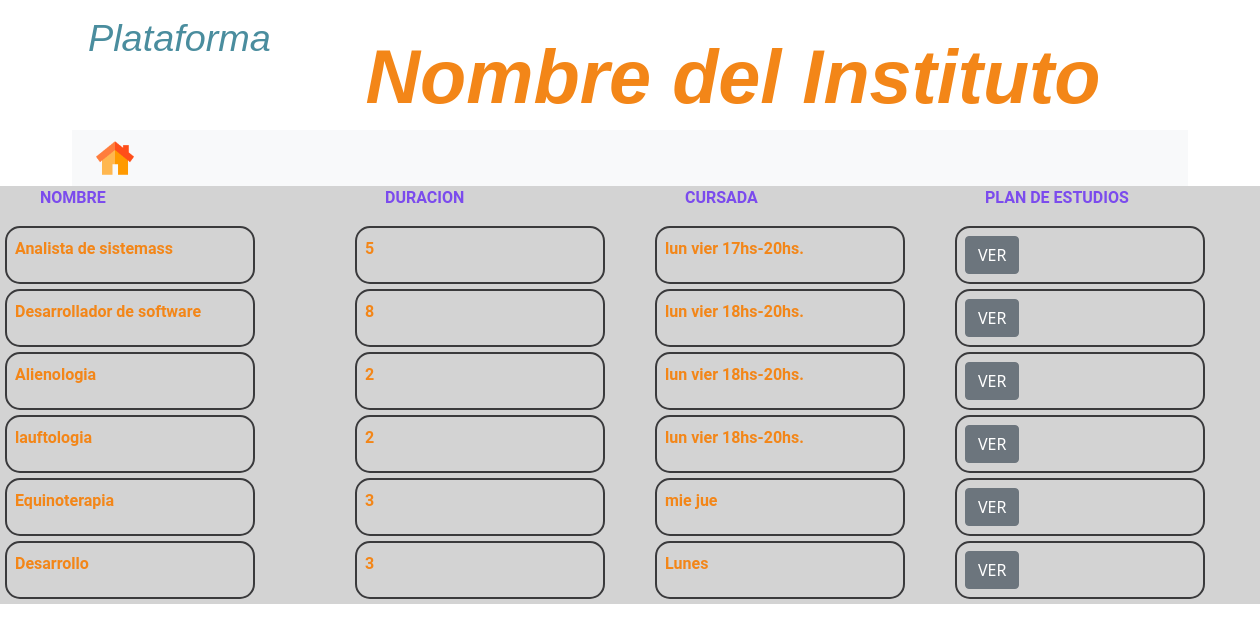
The page /Vista/vistaCarrera.php on the database as committed earlier.
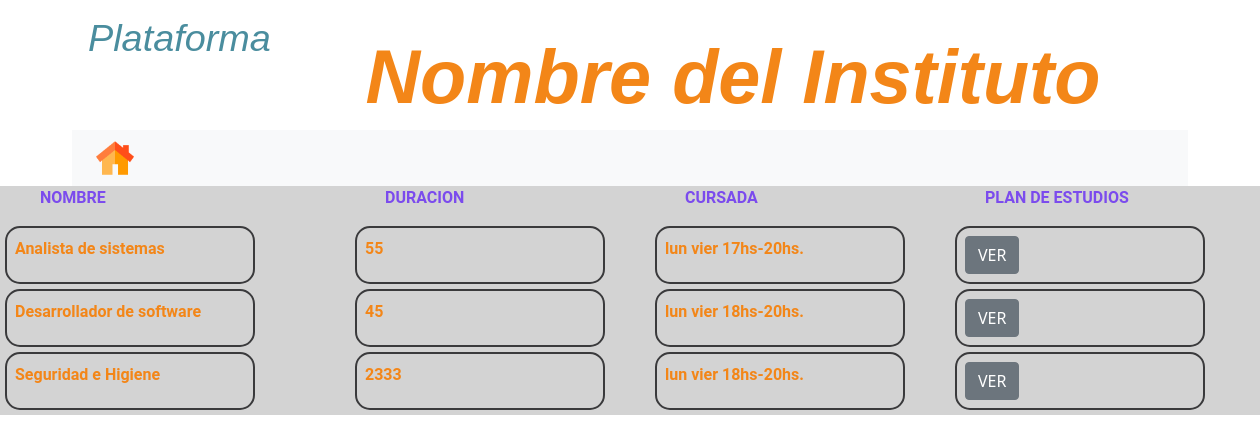
The same page on the database as committed later.
### tables this page shows
CREATE TABLE `carrera` (
  `id` int(11) NOT NULL,
  `ESTADO` varchar(3) NOT NULL,
  `nombre` varchar(255) NOT NULL,
  `codigo` varchar(255) NOT NULL,
  `duracion` varchar(255) NOT NULL,
  `resolucion` varchar(255) NOT NULL,
  `anio_caducidad` varchar(255) NOT NULL,
  `anio_resolucion` varchar(255) NOT NULL,
  `alta` varchar(255) NOT NULL,
  `comentarios` varchar(255) DEFAULT NULL,
  `cursada` varchar(255) NOT NULL,
  `plan` varchar(255) NOT NULL
);

### Vista/vistaCarrera.php (the view, shortened to what this page needs)
<!DOCTYPE html>
<html lang="en">
<head>
  <link rel="stylesheet" href="../css/vistaCarrera.css">
  <link href="https://cdn.jsdelivr.net/npm/bootstrap@5.1.3/dist/css/bootstrap.min.css" rel="stylesheet"
>
</head>
<body>
  <header>
    <div class="container">
      <div class="row d-flex flex-row">
        <div class="col-10 col-md-2 superior">
          <div id="plataforma" class="d-flex flex-column ">
            <h2>Plataforma</h2>
          </div>
        </div>
        <div class="col superior d-flex justify-content-center align-content-center  ">
          <div id="titulo">
            <h1 style="color: #f38618;">Nombre del Instituto</h1>
          </div>
        </div>
      </div>
    </div>
    <div>
      <div class="container">
        <div class="row">
          <div class="col">
            <nav class="navbar navbar-expand-lg navbar-light bg-light">
              <div class="container-fluid ">
                <div class="imgHome">
                  <a aria-current="page" href="index.html"><img src="../img/home3.png" alt="Inicio" width="40" height="40"></a>
                </div>
              </div>
            </nav>
          </div>
        </div>
      </div>
    </div>
  </header>
<div>
    <section>
        <div class="row d-flex justify-content-center align-items-center">
          <div id="bodyprincipal">
                <div class="titulosChicos">
                    <div><p>NOMBRE</p></div>
                    <div><p>DURACION</p></div>
                    <div><p>CURSADA</p></div>
                    <div><p>PLAN DE ESTUDIOS</p></div>
                </div>
           </div>
            <?php
              include("../Modelo/Conexion.php");
              $consultaAl = "SELECT * FROM carrera";
              $resultado = mysqli_query($conexion,$consultaAl);
              while($consulta = mysqli_fetch_array($resultado)){
                $nombre =   $consulta["nombre"];
                $duracion =  $consulta["duracion"];
                $cursada =  $consulta["cursada"];
                echo "<form id=". "'" . "bodyprincipal". "'" . "action=". "'" . "administrar_vistaCarrera.php". "'" . "method=". "'" . "post" . "'" . ">
                <div class=". "'" . "espacioBlanco". "'". ">
                <div class=". "'". "info" . "'" ."> <label id=" . "'" . "inputt" . "'" .">". $nombre ."</label></div>
                <div class=". "'". "info". "'" ."> <label id=" . "'" . "inputt" . "'" .">". $duracion ."</label></div>
                <div class=". "'". "info" . "'" ."> <label id=" . "'" . "inputt" . "'" .">". $cursada."</label></div>
                 <div class=". "'". "info". "'". "><a href=". "'". "https://drive.google.com/file/d/1Mb-TiHWj4du0EmX9Cf3E3uKoDG0xibxM/view?usp=sharing". "'" . " target=". "'". "_blank". "'". " ><input type =". "'". "button". "'" . "value= ". "'" . "VER" . "'" . "name=". "'". "envio" . "'" . "class=" . "'" . "btn btn-secondary". "'". "></a></div>
                </div>
                </form> ";
              }
            ?>
        </div>
    </section>
</div>
</body>
</html>

### css/vistaCarrera.css (style rules this page uses)
* { margin: 0; padding: 0; box-sizing: border-box; }
body { width: 100%; height: 100%; font-size: 16px; }
input { border: none; }
.espacioBlanco { height: 60px; background-color: #dddedf00; display: grid; grid-template-columns:350px 300px 300px 300px ; overflow: hidden; width:fit-content; height:fit-content; }
.titulosChicos { background-color:#fff0; color: #7b4bed; text-decoration: none; font-size: 1rem; font-family: 'Roboto',Arial, Helvetica, sans-serif; font-weight: bold; display: grid; grid-template-columns: 350px 300px 300px 300px; overflow: hidden; width:fit-content; height:fit-content; }
.titulosChicos div p { margin-left: 10%; }
.info { max-width: 250px; max-height: 100px; padding:0.5rem; margin-bottom: 5px; border: 2.5px solid rgb(58, 58, 60); border-radius: 15px; overflow: hidden; }
#inputt { background-color: #dddedf00; max-width: 200px; color: #f38618; text-decoration: none; font-size: 1rem; font-family: 'Roboto',Arial, Helvetica, sans-serif; font-weight: bold; }
#titulo { display: flex; justify-content: center; }
.imgHome { width: 3rem; }
.imgHome a img { position: relative; width: 80%; }
#bodyprincipal { width:fit-content; height:fit-content; background-color: rgba(0, 0, 0, 0.171); }
#titulo { width: 100%; }
#titulo h1 { font-size: 6vw; margin-top: 2.5vw; font-weight: bold; margin-left: 1rem; font-family: Arial, Helvetica, sans-serif; font-style: italic; }
#plataforma { padding-top: 1rem; padding-left: 1rem; }
#plataforma h2 { font-size: 3vw; font-style: italic; font-family: Arial, Helvetica, sans-serif; color: #4A8D9E; }
.superior { display: flex; }

Rows that differ between the two databases and show on the page:
removed carrera: nombre "Alienologia", duracion "2", cursada "lun vier 18hs-20hs."
removed carrera: nombre "lauftologia", duracion "2", cursada "lun vier 18hs-20hs."
removed carrera: nombre "Equinoterapia", duracion "3", cursada "mie jue"
removed carrera: nombre "Desarrollo", duracion "3", cursada "Lunes"
changed carrera "lun vier 17hs-20hs.": nombre "Analista de sistemass" → "Analista de sistemas"; duracion "5" → "55"
changed carrera "Desarrollador de software": duracion "8" → "45"
added carrera: nombre "Seguridad e Higiene", duracion "2333", cursada "lun vier 18hs-20hs."
